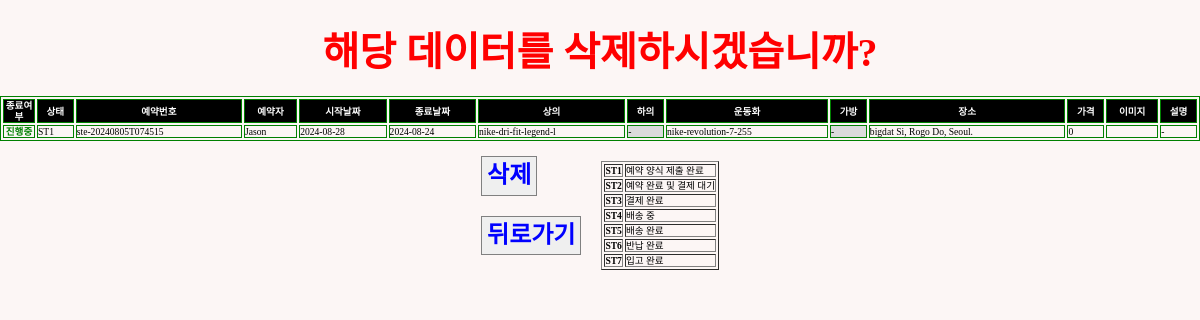
The app's page /EN/delpage/ste-20240805T074515 (signed in) with its own data.
### reservation/models.py (models this page shows, shortened)
class Reservation(models.Model):
    STATUS_CHOICE = [
        ("ST1", "예약 양식 제출 완료"),
        ("ST2", "예약 완료 및 결제 대기"),
        ("ST3", "결제 완료"),
        ("ST4", "배송 중"),
        ("ST5", "배송 완료"),
        ("ST6", "반납 완료"),
        ("ST7", "입고 완료"),
    ]
    reserv_id = models.CharField(
        max_length=20,
        primary_key=True,
        default="Required_pk",
    )
    client = models.CharField(max_length=20)
    contact = models.CharField(max_length=50, blank=False)
    start_date = models.DateField()
    start_time = models.TimeField(blank=True, default=timezone.now)
    end_date = models.DateField()
    end_time = models.TimeField(blank=True, default=timezone.now)
    top = models.ForeignKey(
        Item,
        on_delete=models.CASCADE,
        limit_choices_to={"category": "top"},
        related_name="topName",
        blank=True,
        null=True,
    )
    bottom = models.ForeignKey(
        Item,
        on_delete=models.CASCADE,
        limit_choices_to={"category": "bottom"},
        related_name="bottomName",
        blank=True,
        null=True,
    )
    shoes = models.ForeignKey(
        Item,
        on_delete=models.CASCADE,
        limit_choices_to={"category": "shoes"},
        related_name="shoesName",
        blank=True,
        null=True,
    )
    bag = models.ForeignKey(
        Item,
        on_delete=models.CASCADE,
        limit_choices_to={"category": "bag"},
        related_name="bagName",
        blank=True,
        null=True,
    )
    image = models.ImageField(upload_to="", blank=True)
    desc = models.TextField(blank=True, default="-")
    status = models.CharField(
        max_length=3,
        choices=STATUS_CHOICE,
        default="ST1",
    )
    completed = models.BooleanField(default=False)
    cost = models.IntegerField(default=0)
    location = models.CharField(max_length=50, blank=False)
    paypal_link = models.CharField(max_length=50, blank=False, default="-")

class Item(models.Model):
    CATEGORY = [
        ("shoes", "Shoes"),
        ("top", "Top"),
        ("bottom", "Bottom"),
        ("bag", "Bag & Pouch"),
        ("etc", "ETC"),
    ]
    SIZE = [
        ("Others", "free"),
        (
            "shoes",
            (
                ("220", "220mm"),
                ("225", "225mm"),
                ("230", "230mm"),
                ("235", "235mm"),
                ("240", "240mm"),
                ("245", "245mm"),
                ("250", "250mm"),
                ("255", "255mm"),
                ("260", "260mm"),
                ("265", "265mm"),
                ("270", "270mm"),
                ("275", "275mm"),
                ("280", "280mm"),
                ("285", "285mm"),
                ("290", "290mm"),
                ("295", "295mm"),
                ("300", "300mm"),
            ),
        ),
        (
            "top",
            (
                ("XS", "XS"),
                ("S", "S"),
                ("M", "M"),
                ("L", "L"),
                ("XL", "XL"),
                ("XXL", "XXL"),
            ),
        ),
        (
            "bottom",
            (
                ("XXS", "XXS"),
                ("XS", "XS"),
                ("S", "S"),
                ("M", "M"),
                ("L", "L"),
                ("XL", "XL"),
                ("XXL", "XXL"),
                ("3XL", "3XL"),
                ("4XL", "4XL"),
                ("5XL", "5XL"),
            ),
        ),
    ]
    GENDER = {("M", "Male"), ("F", "Female"), ("E", "NO Gender")}
    category = models.CharField(max_length=10, choices=CATEGORY)
    gender = models.CharField(max_length=1, blank=True, choices=GENDER)
    name = models.CharField(max_length=20, blank=True)
    model_num = models.CharField(primary_key=True, max_length=50, blank=True)
    size = models.CharField(max_length=10, blank=True, choices=SIZE)
    amount = models.IntegerField(default=0, blank=True)
    link = models.URLField(blank=True)
    def __str__(self):
        return self.model_num

### reservation/views.py (the view)
# urls.py: path("EN/delpage/<str:pk>", views.delpage, name="delpage"),
@login_required(login_url="users:login")
def delpage(request, pk):
    reservation = Reservation.objects.filter(pk=pk)
    return render(request, "admin/delete.html", {"reservation": reservation})

### templates/admin/delete.html (shortened to what this page needs)
{% load static %}
<!DOCTYPE html>
<html lang="en">
  <head>
    <link rel="stylesheet" type="text/css" href="{% static 'css/sterna.css' %}"/>
    <link rel="stylesheet" type="text/css" href="{% static 'css/normalize.css' %}"/>
    <link href="https://cdnjs.cloudflare.com/ajax/libs/bootstrap-datetimepicker/3.0.0/css/bootstrap-datetimepicker.min.css" rel="stylesheet"/>
  </head>
  <body>
    {% for data in reservation %}
      <div class="tocenter">
        <div class="flex-row" style="width:100%; margin: 30px 0 20px 0; justify-content:space-around;">
          <div>
            <p style="font-size:2.5rem; font-weight:bold; color:red;">해당 데이터를 삭제하시겠습니까?</p>
          </div>
        </div>
      </div>
      <table border="1" bordercolor="green" style="font-size:0.6rem; width:100%;">
        <tr style="background-color:black; color:white;">
          <th scope="col" style="width:30px; text-align:center">종료여부</th>
          <th scope="col">상태</th>
          <th scope="col">예약번호</th>
          <th scope="col">예약자</th>
          <th scope="col">시작날짜</th>
          <th scope="col">종료날짜</th>
          <th scope="col">상의</th>
          <th scope="col">하의</th>
          <th scope="col">운동화</th>
          <th scope="col">가방</th>
          <th scope="col">장소</th>
          <th scope="col">가격</th>
          <th scope="col" style="width:50px; text-align:center">이미지</th>
          <th scope="col">설명</th>
        </tr>
        <tr>
          {% if data.completed == True %}
            <td style="color:white; font-weight:bold; background-color:grey; text-align:center;">완료</td>
          {% else %}
            <td style="color:green; font-weight:bold; text-align:center;">진행중</td>
          {% endif %}
          <td>{{data.status}}</td>
          <td>{{data.reserv_id}}</td>
          <td>{{data.client}}</td>
          <td>{{data.start_date | date:"Y-m-d"}}</td>
          <td>{{data.end_date | date:"Y-m-d"}}</td>
          {% if data.top.name == None %}
            <td style='background-color:#DBDBDB;'>-</td>
          {% else %}
            <td>{{data.top}}</td>
          {% endif %}
          {% if data.bottom.name == None %}
            <td style='background-color:#DBDBDB;'>-</td>
          {% else %}
            <td>{{data.bottom}}</td>
          {% endif %}
          {% if data.shoes.name == None %}
            <td style='background-color:#DBDBDB;'>-</td>
          {% else %}
            <td>{{data.shoes}}</td>
          {% endif %}
          {% if data.bag.name == None %}
            <td style='background-color:#DBDBDB;'>-</td>
          {% else %}
            <td>{{data.bag}}</td>
          {% endif %}
          <td>{{data.location}}</td>
          <td>{{data.cost}}</td>
          <td>{{data.image}}</td>
          <td>{{data.desc}}</td>
        </tr>
      </table>
      <div class="flex-row">
        <div class="flex-column">
          <div class="del-button">
            <a href="{% url "reservation:delreserv" data.pk %}">
              <button style="padding: 5px; color:blue; font-weight:bold; font-size:1.5rem;">삭제</button>
            </a>
          </div>
          <div class="tocenter" style="margin:20px 0 0 0;">
            <a href="{% url "reservation:data" %}">
              <button style="padding: 5px; color:blue; font-weight:bold; font-size:1.5rem;">뒤로가기</button>
            </a>
          </div>
        </div>
        <table style="margin:20px 0 0 20px;" border="1">
          <tr style='font-weight:normal; font-size:0.6rem;'>
            <th>ST1</th>
            <td>예약 양식 제출 완료</td>
          </tr>
          <tr style='font-weight:normal; font-size:0.6rem;'>
            <th>ST2</th>
            <td>예약 완료 및 결제 대기</td>
          </tr>
          <tr style='font-weight:normal; font-size:0.6rem;'>
            <th>ST3</th>
            <td>결제 완료</td>
          </tr>
          <tr style='font-weight:normal; font-size:0.6rem;'>
            <th>ST4</th>
            <td>배송 중</td>
          </tr>
          <tr style='font-weight:normal; font-size:0.6rem;'>
            <th>ST5</th>
            <td>배송 완료</td>
          </tr>
          <tr style='font-weight:normal; font-size:0.6rem;'>
            <th>ST6</th>
            <td>반납 완료</td>
          </tr>
          <tr style='font-weight:normal; font-size:0.6rem;'>
            <th>ST7</th>
            <td>입고 완료</td>
          </tr>
        </table>
      </div>
    {% endfor %}
  </body>
</html>

### static/css/sterna.css (style rules this page uses)
:root { --sterun-primary-color: #fbff00; --sterun-secondary-color: #3A3A3A; --sterun-thirdary-color: #4467AF; --sterun-white-color: #FCF6F5; --sterun-black-color: #1d1d1d; --sterun-grey-color: #E8E8E8; }
* { margin: 0; padding: 0; font-family: "SCDream"; z-index:100; }
html, body { background-color: var(--sterun-white-color); margin-top: 100px; min-height: 100%; margin: 0; }
a { color: var(--sterun-black-color); text-decoration: none; }
button { border: 1px solid grey; }
.tocenter { display: flex; flex-direction: column; align-items: center; width:100%; }
.flex-row { display: flex; flex-direction: row; flex-flow: wrap; justify-content: center; }
.flex-column { justify-content: center; display: flex; flex-direction: column; }

### records on screen
Reservation: completed "진행중", status "ST1", reserv_id "ste-20240805T074515", client "Jason", start_date "2024-08-28", end_date "2024-08-24", top "nike-dri-fit-legend-l", shoes "nike-revolution-7-255", location "bigdat Si, Rogo Do, Seoul.", cost "0", desc "-"
